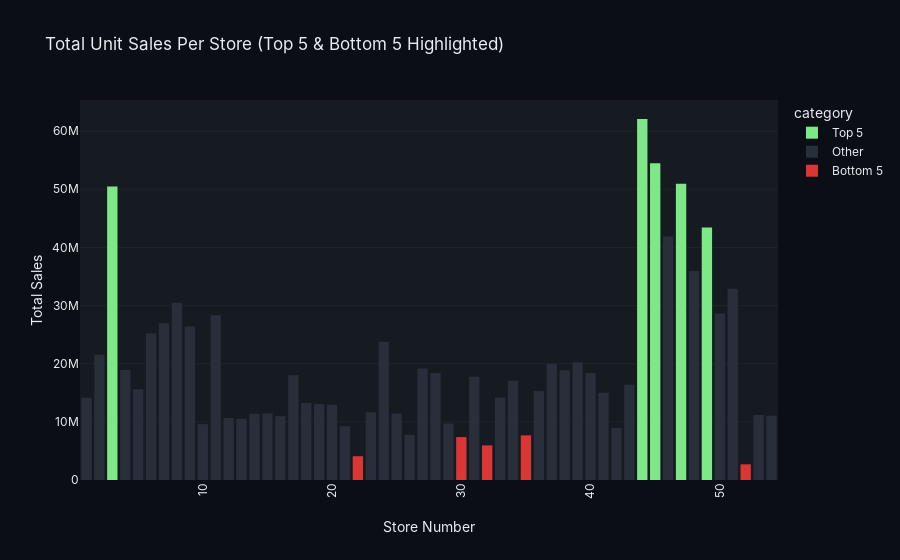

This figure's notebook cell:
### Code cell
store_sales = df_train.groupby("store_nbr")["unit_sales"].sum().reset_index()

# Sort stores by sales
store_sales = store_sales.sort_values(by="unit_sales", ascending=False)

store_sales = store_sales.copy()
store_sales["category"] = "Other"

top5_idx = store_sales.nlargest(5, "unit_sales").index
bottom5_idx = store_sales.nsmallest(5, "unit_sales").index

store_sales.loc[top5_idx, "category"] = "Top 5"
store_sales.loc[bottom5_idx, "category"] = "Bottom 5"

fig = px.bar(
    store_sales,
    x="store_nbr",
    y="unit_sales",
    color="category",
    title="Total Unit Sales Per Store (Top 5 & Bottom 5 Highlighted)",
    color_discrete_map={
        "Top 5": c.forecast,
        "Bottom 5": c.anomaly,
        "Other": c.border,
    },
)

fig.update_layout(
    xaxis_title="Store Number",
    yaxis_title="Total Sales",
    xaxis_tickangle=-90,
)

fig.show()

### Figure 1 — Plotly figure (JSON) as saved in the notebook; plotly's stock layout.template omitted (floating-point values rounded to 4 significant figures)
{"data": [{"hovertemplate": "category=Top 5<br>store_nbr=%{x}<br>unit_sales=%{y}<extra></extra>", "legendgroup": "Top 5", "marker": {"color": "#7EE787", "pattern": {"shape": ""}}, "name": "Top 5", "orientation": "v", "showlegend": true, "textposition": "auto", "type": "bar", "x": [44, 45, 47, 3, 49], "xaxis": "x", "y": [62090000.0, 54500000.0, 50950000.0, 50480000.0, 43420000.0], "yaxis": "y"}, {"hovertemplate": "category=Other<br>store_nbr=%{x}<br>unit_sales=%{y}<extra></extra>", "legendgroup": "Other", "marker": {"color": "#282E3A", "pattern": {"shape": ""}}, "name": "Other", "orientation": "v", "showlegend": true, "textposition": "auto", "type": "bar", "x": [46, 48, 51, 8, 50, 11, 7, 9, 6, 24, 2, 39, 37, 27, 4, 38, 40, 28, 17, 31, 34, 43, 5, 36, 41, 33, 1, 18, 19, 20, 23, 15, 25, 14, 53, 54, 16, 12, 13, 29, 10, 21, 42, 26], "xaxis": "x", "y": [41900000.0, 35930000.0, 32910000.0, 30490000.0, 28650000.0, 28330000.0, 26950000.0, 26410000.0, 25180000.0, 23770000.0, 21550000.0, 20250000.0, 19970000.0, 19190000.0, 18910000.0, 18860000.0, 18400000.0, 18380000.0, 18030000.0, 17750000.0, 17090000.0, 16390000.0, 15590000.0, 15320000.0, 14990000.0, 14180000.0, 14150000.0, 13250000.0, 13050000.0, 12920000.0, 11650000.0, 11450000.0, 11420000.0, 11390000.0, 11200000.0, 11060000.0, 10990000.0, 10660000.0, 10520000.0, 9723000.0, 9614000.0, 9255000.0, 8946000.0, 7755000.0], "yaxis": "y"}, {"hovertemplate": "category=Bottom 5<br>store_nbr=%{x}<br>unit_sales=%{y}<extra></extra>", "legendgroup": "Bottom 5", "marker": {"color": "#DA3633", "pattern": {"shape": ""}}, "name": "Bottom 5", "orientation": "v", "showlegend": true, "textposition": "auto", "type": "bar", "x": [35, 30, 32, 22, 52], "xaxis": "x", "y": [7677000.0, 7382000.0, 5952000.0, 4090000.0, 2696000.0], "yaxis": "y"}], "layout": {"barmode": "relative", "legend": {"title": {"text": "category"}, "tracegroupgap": 0}, "title": {"text": "Total Unit Sales Per Store (Top 5 & Bottom 5 Highlighted)"}, "xaxis": {"anchor": "y", "domain": [0, 1], "tickangle": -90, "title": {"text": "Store Number"}}, "yaxis": {"anchor": "x", "domain": [0, 1], "title": {"text": "Total Sales"}}}}
